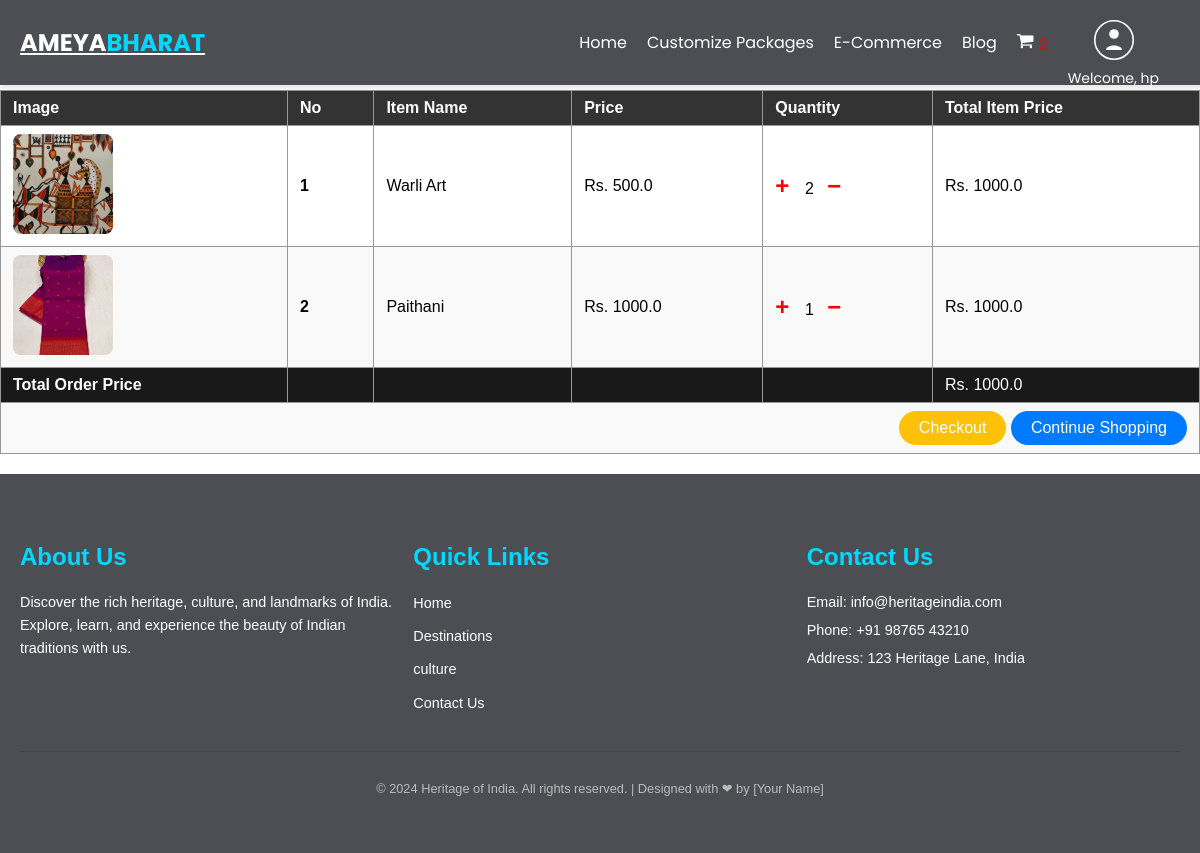
/order_list_cart.html (signed in), run on the app's committed database.
### core/models.py (models this page shows, shortened)
class OrderItem(models.Model):
    user=models.ForeignKey(User,on_delete=models.CASCADE)
    ordered=models.BooleanField(default=False)
    product=models.ForeignKey(Product,on_delete=models.CASCADE)
    quantity=models.IntegerField(default=1)
    def get_total_item_price(self):
        return self.quantity * self.product.price
    def get_final_price(self):
        return self.get_total_item_price()

class Product(models.Model):
    name=models.CharField(max_length=100)
    category=models.ForeignKey('Category',on_delete=models.CASCADE)
    desc=models.TextField()
    price=models.FloatField(default=0.0)
    product_available_count=models.IntegerField(default=0)
    img=models.ImageField(upload_to='images')

class Order(models.Model):
    user=models.ForeignKey(User,on_delete=models.CASCADE)
    items=models.ManyToManyField(OrderItem)
    start_date=models.DateTimeField(auto_now_add=True)
    ordered_date=models.DateTimeField()
    ordered=models.BooleanField(default=False)
    order_id=models.CharField(max_length=100,unique=True,default=None,blank=True,null=True)
    datetime_ofpayment=models.DateTimeField(auto_now_add=True)
    order_delivered=models.BooleanField(default=False)
    order_received=models.BooleanField(default=False)
    razorpay_order_id=models.CharField(max_length=500,null=True,blank=True)
    razorpay_payment_id=models.CharField(max_length=500,null=True,blank=True)
    razorpay_signature=models.CharField(max_length=500,null=True,blank=True)
    def get_total_price(self):
       total=0
       for order_item in self.items.all():
           total +=order_item.get_final_price()
           return total

### core/views.py (the view)
# urls.py: path('order_list_cart.html',views.order_list_cart,name="order_list_cart"),
def order_list_cart(request):
    if Order.objects.filter(user=request.user,ordered=False).exists():
        order=Order.objects.get(user=request.user,ordered=False)
        return render(request,'core/order_list_cart.html',{'order':order})
    return render(request,'core/order_list_cart.html',{'message':'Your Cart is Empty!!....'})

### core/templatetags/cart_temp.py (called while the page is built)
@register.filter
def cart_item_count(user):
    if user.is_authenticated:
        qs=Order.objects.filter(user=user,ordered=False)
        if qs.exists():
            return qs[0].items.count()
    return 0

### templates/core/order_list_cart.html (shortened to what this page needs)
{% extends 'base.html' %}
{% load static %}
{% load cart_temp %}
{% block content %}
<main id="main">
  <section class="inner_page">
    <table>
      <thead>
        <tr>
          <th>Image</th>
          <th>No</th>
          <th>Item Name</th>
          <th>Price</th>
          <th>Quantity</th>
          <th>Total Item Price</th>
        </tr>
      </thead>
      <tbody>
      {% for order_item in order.items.all %}
        <tr>
          <td>
             <img src="{{ order_item.product.img.url }}" alt="{{ order_item.product.name }}"
              style="width: 100px; height: 100px; object-fit: cover; border-radius: 8px;">
          </td>
          <th>{{forloop.counter}}</th>
          <td>{{order_item.product.name}}</td>
          <td>  Rs. {{order_item.product.price}}</td>
          <td style="vertical-align: middle;">
            <a href="{% url 'add_item' order_item.product.pk %}"
              style="color: red; font-size: 24px; font-weight: bold; text-decoration: none;">
              +
            </a>
            {{ order_item.quantity }}
            <a href="{% url 'remove_item' order_item.product.pk %}"
              style="color: red; font-size: 24px; font-weight: bold; text-decoration: none;">
              −
            </a>
          </td>
          <td>Rs. {{order_item.get_total_item_price}}</td>
        </tr>
        {% endfor %}
        {% if order.get_total_price %}
        <tr class="row100 body" style="background-color:#191919;">
          <td class="cell100 column1" style="color:white;"><b>Total Order Price</b></td>
          <td class="cell100 colummn2"></td>
          <td class="cell100 colummn3"></td>
          <td class="cell100 colummn4"></td>
           <td class="cell100 colummn5"></td>
          <td class="cell100 colummn6" style="color:white;"> Rs. {{order.get_total_price}}</td>
        </tr>
        <tr class="row100 body">
          <td colspan="6" style="text-align: right;">
          <div class="btn-group" role="group">
            <a href="{% url 'checkout' %}" class="btn btn-warning">Checkout</a>
            <a href="{% url 'ecommerce' %}" class="btn btn-primary">Continue Shopping</a>
          </div>
          </td>
        </tr>
        {% endif %}
      </tbody>
    </table>
  </section>
</main>
{% endblock %}

### templates/includes/header.html (shortened to what this page needs)
{% load static %}
{% load cart_temp %}
<header class="top-area">
  <div class="header-area">
    <div class="logo">
      <a href="{% url 'index' %}">
        Ameya<span>BHARAT</span>
      </a>
    </div>
    <div class="main-menu">
      <div class="collapse navbar-collapse" id="navbarCollapse">
        <ul class="nav navbar-nav navbar-right">
          <li><a href="{% url 'index' %}">Home</a></li>
          <li><a href="#pack">Customize Packages</a></li>
          <li><a href="{% url 'ecommerce' %}">E-commerce</a></li>
          <li><a href="#blog">Blog</a></li>
          {% if request.user.is_authenticated %}
            <li>
              <div class="cart-icon"  >
                 <a href="{% url 'order_list_cart' %} "style="display: inline-flex;" >
                    <i class="fa fa-shopping-cart" style="font-size:large; color: white;"></i>
                    <div style="color:red; margin-left: 5px;">{{ request.user | cart_item_count }}</div>
                 </a>
              </div>
            </li>
            <li>
              <div class="dropdown" style="display: flex; flex-direction: column; align-items: center; height: 45px;">
                <a href="#" class="d-block link-body-emphasis text-decoration-none dropdown-toggle" data-bs-toggle="dropdown" aria-expanded="false">
                  <svg width="40" height="40" viewBox="0 0 100 100" xmlns="http://www.w3.org/2000/svg">
                    <circle cx="50" cy="50" r="48" stroke="white" stroke-width="4" fill="#4d4e54"/>
                    <circle cx="50" cy="35" r="12" fill="white"/>
                    <path d="M30 75 C30 60, 70 60, 70 75" fill="white"/>
                  </svg>
                </a>
                <p style="color: white; font-size: 14px; margin: 1px 0 0; margin-right:1px;">
                  Welcome, {{ user.username }}
                </p>
              </div>
            </li>
          {% else %}
            <li>
              <button class="book-btn"><a href="{% url 'login' %}">Login</a></button>
            </li>
          {% endif %}
        </ul>
      </div>
    </div>
  </div>
</header>

### static/assets/css/style.css (style rules this page uses)
body { font-family: 'Poppins', Arial, sans-serif; margin: 0; padding: 0; box-sizing: border-box; }

### static/assets/css/header.css (style rules this page uses)
header { margin-bottom: 0; padding-bottom: 0; }
.header-area { position: fixed; top: 0; left: 0; width: 100%; z-index: 1000; background-color: #4d4e54; padding: 20px 20px; box-shadow: 0 4px 6px rgba(0, 0, 0, 0.1); display: flex; align-items: center; justify-content: space-between; }
.logo { font-size: 24px; font-weight: bold; text-transform: uppercase; text-decoration: none; color: #00d8ff; }
.logo span { color: #00d8ff; }
.logo a { color: white; }
.navbar-right { display: flex; align-items: center; list-style: none; gap: 20px; margin: 0; flex: 1; justify-content: flex-end; padding-right: 60px; }
.navbar-right li a { color: #fff; font-size: 16px; text-transform: capitalize; text-decoration: none; transition: color 0.3s ease; }
@media screen and (min-width: 769px) { .navbar-right { display: flex; flex-direction: row; align-items: center; justify-content: flex-end; gap: 20px; } }

### templates/core/order_list_cart.html (style rules this page uses)
main#main { padding-top: 70px; }
table { width: 100%; border-collapse: collapse; margin: 20px 0; font-family: Arial, sans-serif; }
thead { background-color: #333333; color: #ffffff; }
th, td { border: 1px solid #999999; padding: 8px 12px; text-align: left; }
tbody tr:nth-child(even) { background-color: #f9f9f9; }
a.btn { color: white !important; text-decoration: none; border-radius: 50px !important; padding: 8px 20px !important; font-weight: 500; display: inline-block; transition: background-color 0.3s ease; }
.btn-primary { background-color: #007bff !important; }
.btn-warning { background-color: #ffc107 !important; color: black !important; }

### templates/includes/header.html (style rules this page uses)
.dropdown { position: relative; display: inline-block; }

### data on the page
OrderItem: product.img (picture), product.name "Warli Art", product.price "500.0", quantity "2", get_total_item_price "1000.0"
OrderItem: product.img (picture), product.name "Paithani", product.price "1000.0", quantity "1", get_total_item_price "1000.0"
Order: get_total_price "1000.0"

### other printed values
{{ user.username }} "hp"
